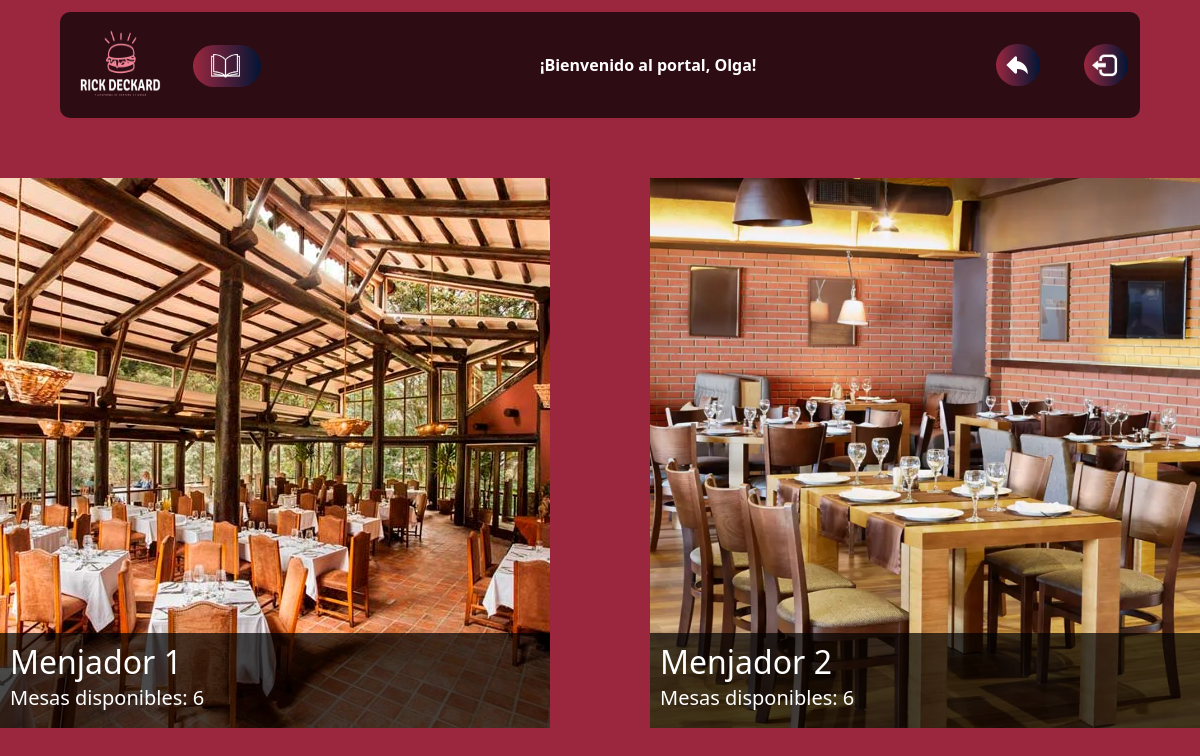
Screenshot of /mostrar.php?id=Menjador (signed in) with the database file from the repository.
### tables this page shows
CREATE TABLE salas (
    id_sala INT PRIMARY KEY AUTO_INCREMENT,
    nombre_sala VARCHAR(255),
    tipo_sala VARCHAR(50),          
    capacidad INT                   
);

### mostrar.php (the view, shortened to what this page needs)
<!DOCTYPE html>
<html lang="en">
<head>
    <?php
    if ($_GET['id'] == "Menjador" || $_GET['id'] == "Privada" || $_GET['id'] == "Terraza") {
        $style = $_GET['id'];
    } else {
        header("Location: ./home.php");
    }
    echo '<link rel="stylesheet" href="./css/' . $style . '.css">';
    ?>
    <link href="https://cdn.jsdelivr.net/npm/bootstrap@5.0.2/dist/css/bootstrap.min.css" rel="stylesheet">
</head>
<body>
    <nav class="navbar navbar-light bg-lights position-top">
        <div class="container">
            <div>
                <a class="navbar-brand " href="./home.php">
                    <img src="./img/LOGORICK _Blanco.png" alt="" width="100" height="90">
                    <a href="./registro.php"><button class="atrasboton"><img class="atrasimg" src="./img/libro.png" alt=""></button></a>
                </a>
            </div>
            <div class="saludo">
                <b style="color:white">¡Bienvenido al portal, <?php echo $_SESSION['user'];?>!</b>
            </div>
            <div>
                <a href="./home.php"><button class="atrasboton"><img class="atrasimg" src="./img/atras.png" alt=""></button></a>
                <a href="./inc/salir.php"><button class="logoutboton"><img class="logoutimg" src="./img/LOGOUT.png" alt=""></button></a>
            </div>
        </div>
    </nav>
    <?php
    if (!isset($_SESSION['id'])) {
        header("Location: ./index.php");
        exit;
    } else if (isset($_GET['logout'])) {
        session_destroy();
        header("Location: ./index.php");
        exit;
    } else {
        include './inc/conexion.php';
        $id = trim(htmlspecialchars($_GET['id']));
        if ($id == "Privada") {
            $sql = 'SELECT distinct s.id_sala, m.id_mesa, m.numero_mesa, s.nombre_sala, s.capacidad, s.tipo_sala, m.estado FROM salas s INNER JOIN mesas m ON s.id_sala = m.id_sala  WHERE s.tipo_sala = "Privada";';
            $stmt = $pdo->prepare($sql);
        } else {
            $sql = "SELECT s.*,
                    (SELECT COUNT(numero_mesa) FROM mesas WHERE mesas.id_sala = s.id_sala AND mesas.estado = 'libre') AS contador
                    FROM salas s
                    WHERE s.tipo_sala = :id;";
            $stmt = $pdo->prepare($sql);
            $stmt->bindParam(':id', $id, PDO::PARAM_STR);
        }
        $stmt->execute();
        $res = $stmt->fetchAll(PDO::FETCH_ASSOC);
        echo '<div class="image-grid">';
        foreach ($res as $sala) {
            if (!($id == "Privada")) {
                echo '<a href="./mesas.php?id=' . $sala['id_sala'] . '">
                <div class="image-item"><img src="./img/' . $sala['nombre_sala'] . '.jpg" alt="Imagen ' . $sala['id_sala'] . '">
                <div class="image-text"><h2>' . $sala['nombre_sala'] . '</h2><h5>Mesas disponibles: ' . $sala['contador'] . '</h5>';
            }
            echo '</div>';
            echo '</div></a>';
        }
    }
    ?>
</body>
</html>

### css/Menjador.css (style rules this page uses)
* { box-sizing: border-box; margin: 0; padding: 0; }
.navbar { margin-top: 1%; margin-right: 5%; margin-left: 5%; border-radius: 10px; }
.saludo { color: white; }
.logoutboton { color: white; background: linear-gradient(to right, #9B273F, #011535); border: none; border-radius: 4vh; cursor: pointer; transition: all 0.3s ease 0s; }
.logoutimg { height: 4vh; margin: 0.6vh; margin-right: 0.9vh; transition: all 0.3s ease 0s; }
.bg-lights { background-color: rgba(0, 0, 0, 0.7) !important; }
body { font-family: Arial, sans-serif; line-height: 1.6; background-color: #9B273F !important; background-position: center; background-repeat: no-repeat; background-size: cover; }
.image-grid { display: grid; grid-template-columns: repeat(2, 1fr); gap: 100px; margin: 0 auto; height: 85vh; padding-top: 5%; width: 150vh; }
.image-item { position: relative; width: 100%; padding-bottom: 100%; overflow: hidden; transition: transform 0.3s ease-in-out; }
.image-item img { position: absolute; top: 0; left: 0; width: 100%; height: 100%; object-fit: cover; }
.image-text { position: absolute; bottom: 0; left: 0; width: 100%; background-color: rgba(0, 0, 0, 0.7); color: white; padding: 10px; box-sizing: border-box; }
.atrasboton { color: white; background: linear-gradient(to right, #9B273F, #011535); border: none; border-radius: 4vh; cursor: pointer; transition: all 0.3s ease 0s; margin-right: 5vh; }
.atrasimg { height: 4vh; margin: 0.6vh; margin-right: 0.9vh; transition: all 0.3s ease 0s; }
.image-text h2 { margin-bottom: 5px; }

### rows the page displays
salas: nombre_sala (picture), nombre_sala "Menjador 1", contador "6"
salas: nombre_sala (picture), nombre_sala "Menjador 2", contador "6"

### other values shown
$_SESSION['user'] "Olga"
